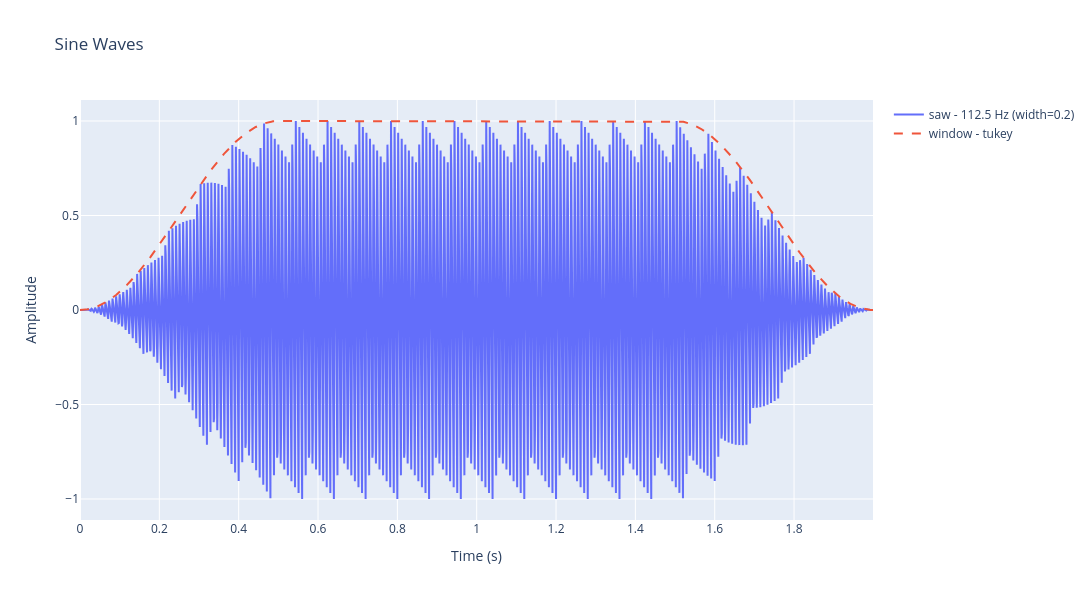
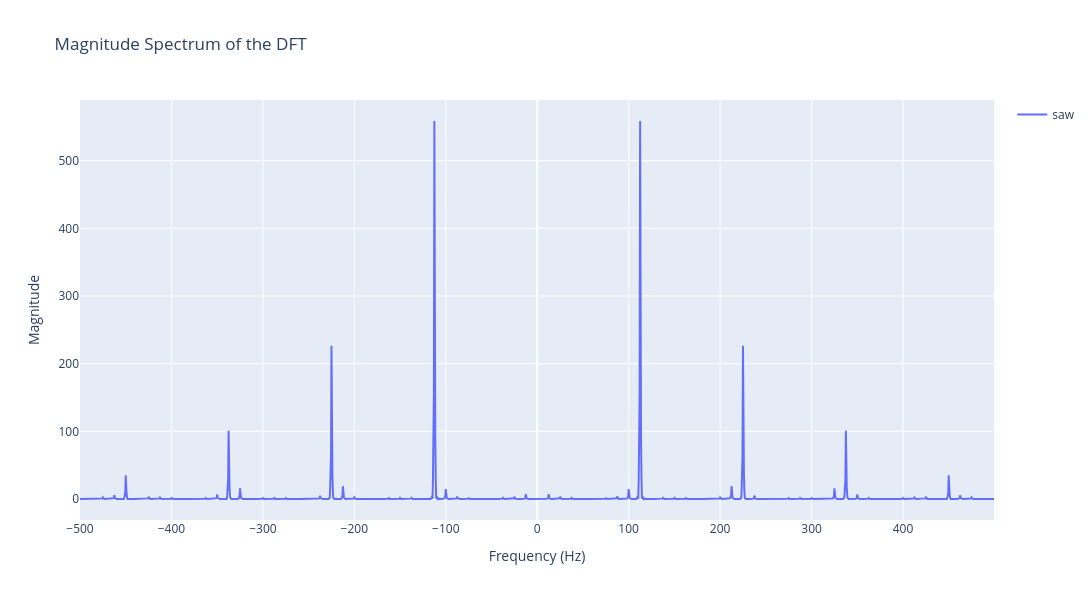
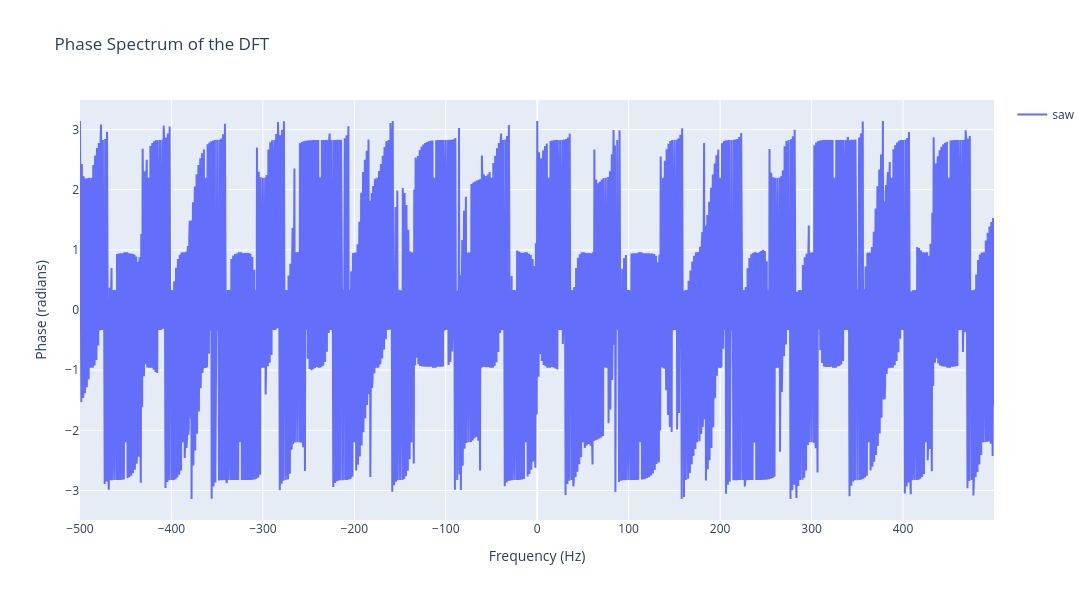

These figures' notebook cell, in order:
### Markdown cell above
This notebook demonstrates how sampling affects waveform representations and the Discrete Fourier Transform (DFT).

It is intended mainly for educational use, showcasing basic waveform generation and simple interactions (including AM and FM).

Key things to explore:
- Visualizations of sampling/Nyquist effects (aligned grids between the waveform and DFT views)
- Effects of window functions on DFT analysis
- Effects of sample rate (SR) and sample length on time-domain waveforms and DFT results

### Code cell
import numpy as np
from audiospylt.waveform_utils import generate_waveforms, plot_waveforms


config = {
    # Time step in seconds (delta time)
    'dt': 0.001,

    # Total duration of the waveform
    't_max': 2.0,

    # selected_waveforms (list[str]): which generated signals to plot/DFT.
    # Allowed values (currently implemented in audiospylt.waveform_utils.generate_waveforms):
    # - 'sine1': amp1 * sin(2π*freq1*t + phase1)
    # - 'sine2': amp2 * sin(2π*freq2*t + phase2)
    # - 'square': amp1 * scipy.signal.square(2π*freq1*t + phase1, duty=square_duty)
    # - 'saw': amp1 * scipy.signal.sawtooth(2π*freq1*t + phase1, width=saw_width)
    # - 'am': (amp1 + index_am*sine2(t)) * sin(2π*freq1*t + phase1)
    # - 'fm': frequency deviation model with phase integration:
    #         f_inst(t) = freq1 + index_fm*sine2(t)
    #         phase(t) = phase1 + 2π * ∫ f_inst(t) dt
    # - 'sum': sine1 + sine2
    # - 'comb': time-domain splice of sine1 and sine2 in ~N/2-sample blocks.
    #          With the current code this is effectively: first half of samples from sine1,
    #          then second half from sine2 (block length ≈ round(t_max/(2*dt))).
    'selected_waveforms': ['saw'], 

    # Parameters for sine wave 1: amp, freq, phase
    'amp1': 1.0, 'freq1': 112.5, 'phase1': 0*np.pi,

    # Parameters for sine wave 2: amp, freq, phase
    'amp2': 1.0, 'freq2': 17, 'phase2': 1*np.pi,

    # Set the modulation index for AM
    'index_am': 1,

    # Set the modulation index for FM.
    # In the current implementation, index_fm scales the deviation term in:
    #   f_inst(t) = freq1 + index_fm*sine2(t)
    # then phase is obtained by discrete integration of f_inst.
    'index_fm': 0.1,

    # square_duty (float in [0, 1]): duty cycle for 'square' waveform.
    'square_duty': 0.5,

    # saw_width (float in [0, 1]): shape parameter for 'saw' waveform (0.5 gives triangle).
    'saw_width': 0.2,

    # Apply window function (handled inside generate_waveforms)
    'apply_window': True,

    # Type of window function to apply. Reference here: https://docs.scipy.org/doc/scipy/reference/generated/scipy.signal.get_window.html
    'window_type': 'tukey',

    # Add dotted lines overlay (disable if using high SR!)
    'add_dotted_lines': False,
}

waveform_data, t = generate_waveforms(config)

plot_waveforms(
    waveform_data,
    t,
    config,
    plot_width=1100,
    plot_height=600,
)

### Figure 1 — Plotly figure (JSON) as saved in the notebook; plotly's stock layout.template omitted (floating-point values rounded to 4 significant figures; data arrays with more than 128 entries replaced by an {"elided": "..."} marker saying what was removed)
{"data": [{"mode": "lines", "name": "saw - 112.5 Hz (width=0.2)", "type": "scatter", "x": {"elided": "2000 float values"}, "y": {"elided": "2000 float values"}}, {"line": {"dash": "dash"}, "mode": "lines", "name": "window - tukey", "type": "scatter", "x": {"elided": "2000 float values"}, "y": {"elided": "2000 float values"}}], "layout": {"autosize": false, "height": 600, "showlegend": true, "title": {"text": "Sine Waves"}, "width": 1100, "xaxis": {"title": {"text": "Time (s)"}}, "yaxis": {"title": {"text": "Amplitude"}}}}

### Figure 2 — Plotly figure (JSON) as saved in the notebook; plotly's stock layout.template omitted (floating-point values rounded to 4 significant figures; data arrays with more than 128 entries replaced by an {"elided": "..."} marker saying what was removed)
{"data": [{"mode": "lines", "name": "saw", "type": "scatter", "x": {"elided": "2000 float values"}, "y": {"elided": "2000 float values"}}], "layout": {"autosize": false, "height": 600, "showlegend": true, "title": {"text": "Magnitude Spectrum of the DFT"}, "width": 1100, "xaxis": {"title": {"text": "Frequency (Hz)"}}, "yaxis": {"title": {"text": "Magnitude"}}}}

### Figure 3 — Plotly figure (JSON) as saved in the notebook; plotly's stock layout.template omitted (floating-point values rounded to 4 significant figures; data arrays with more than 128 entries replaced by an {"elided": "..."} marker saying what was removed)
{"data": [{"mode": "lines", "name": "saw", "type": "scatter", "x": {"elided": "2000 float values"}, "y": {"elided": "2000 float values"}}], "layout": {"autosize": false, "height": 600, "showlegend": true, "title": {"text": "Phase Spectrum of the DFT"}, "width": 1100, "xaxis": {"title": {"text": "Frequency (Hz)"}}, "yaxis": {"title": {"text": "Phase (radians)"}}}}
